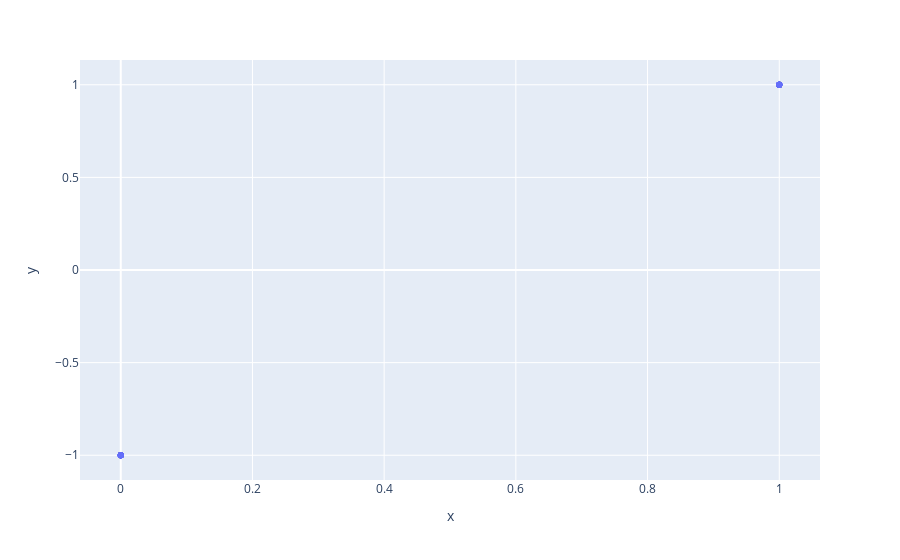

The code cell stored with this chart in its notebook:
### Code cell
num_samples = 64
rng_key = PRNGKey(42)
dim = 1
w = 1
shift = 0

a = -jnp.ones((dim,)) / jnp.sqrt(dim)
b = jnp.ones((dim,)) / jnp.sqrt(dim)
deltas = jnp.stack([a, b])
conds = jnp.array([0, shift, 1-shift, 1])
p = jnp.array([[1,0],[w,1-w],[1-w,w],[0,1]])

def generate(rng_key, conds, p):
    i_rng, j_rng = jax.random.split(rng_key, 2)
    i = jax.random.choice(i_rng, conds.shape[0])
    j = jax.random.choice(j_rng, 2, p=p[i,:])
    return Sample(cond=jnp.array([conds[i]]), value=jnp.array(deltas[j]))
data = jax.vmap(generate, in_axes=(0, None, None))(
        jax.random.split(rng_key, num_samples), conds, p)
#print(data)

data_sample = data.value[0]
def plot_data_scatter(samples, value_transform=lambda x: x):
    import plotly.express as px
    conds = samples.cond
    values = samples.value
    values = jax.vmap(value_transform)(values)
    # conds = jax.tree_map(
    #     lambda x: jnp.repeat(
    #         x[:, None, ...],
    #         values.shape[-1],
    #         axis=1
    #     ), conds
    # )
    x, y = jax.tree_util.tree_map(
        lambda x: jnp.reshape(x, (-1,)),
        (conds, values)
    )
    px.scatter(x=x, y=y, opacity=0.5).show()

proj_transform = lambda x: jnp.dot(x, jnp.ones((data_sample.shape[-1],))/jnp.sqrt(data_sample.shape[-1]))
plot_data_scatter(data, proj_transform)

# samples = jax.vmap(nw_estimator)(jnp.linspace(0,1,32))
# print(samples)
# plot_samples_scatter(samples)

### Figure 1 — Plotly figure (JSON) as saved in the notebook; plotly's stock layout.template omitted (floating-point values rounded to 4 significant figures)
{"data": [{"hovertemplate": "x=%{x}<br>y=%{y}<extra></extra>", "legendgroup": "", "marker": {"color": "#636efa", "opacity": 0.5, "symbol": "circle"}, "mode": "markers", "name": "", "orientation": "v", "showlegend": false, "type": "scatter", "x": [0, 1, 0, 0, 1, 0, 1, 0, 0, 0, 1, 1, 1, 1, 0, 1, 0, 0, 0, 0, 1, 0, 1, 1, 0, 1, 1, 0, 0, 0, 1, 0, 1, 1, 0, 1, 1, 0, 1, 0, 1, 1, 0, 1, 1, 0, 1, 0, 1, 0, 1, 0, 1, 0, 1, 0, 1, 0, 0, 0, 0, 1, 1, 0], "xaxis": "x", "y": [-1, 1, -1, -1, 1, -1, 1, -1, -1, -1, 1, 1, 1, 1, -1, 1, -1, -1, -1, -1, 1, -1, 1, 1, -1, 1, 1, -1, -1, -1, 1, -1, 1, 1, -1, 1, 1, -1, 1, -1, 1, 1, -1, 1, 1, -1, 1, -1, 1, -1, 1, -1, 1, -1, 1, -1, 1, -1, -1, -1, -1, 1, 1, -1], "yaxis": "y"}], "layout": {"autosize": true, "legend": {"tracegroupgap": 0}, "margin": {"t": 60}, "xaxis": {"anchor": "y", "autorange": true, "domain": [0, 1], "range": [-0.05941, 1.059], "title": {"text": "x"}, "type": "linear"}, "yaxis": {"anchor": "x", "autorange": true, "domain": [0, 1], "range": [-1.155, 1.155], "title": {"text": "y"}, "type": "linear"}}}
